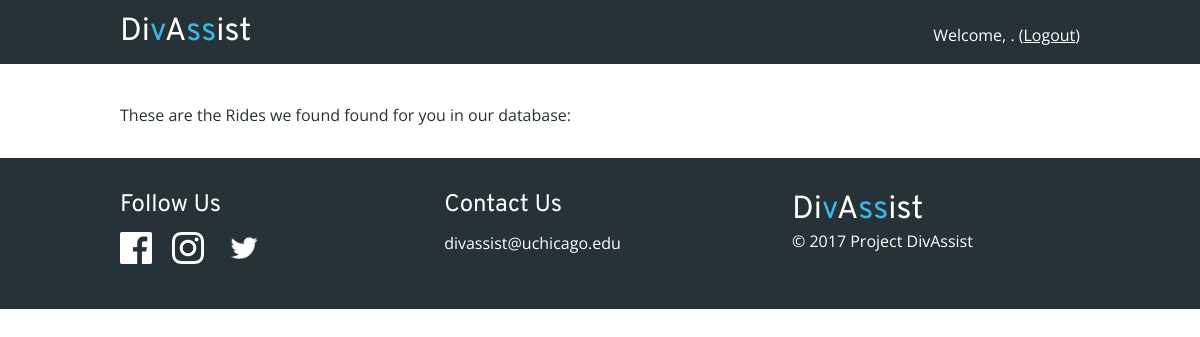
Page /view_rides/ on the earlier database version.
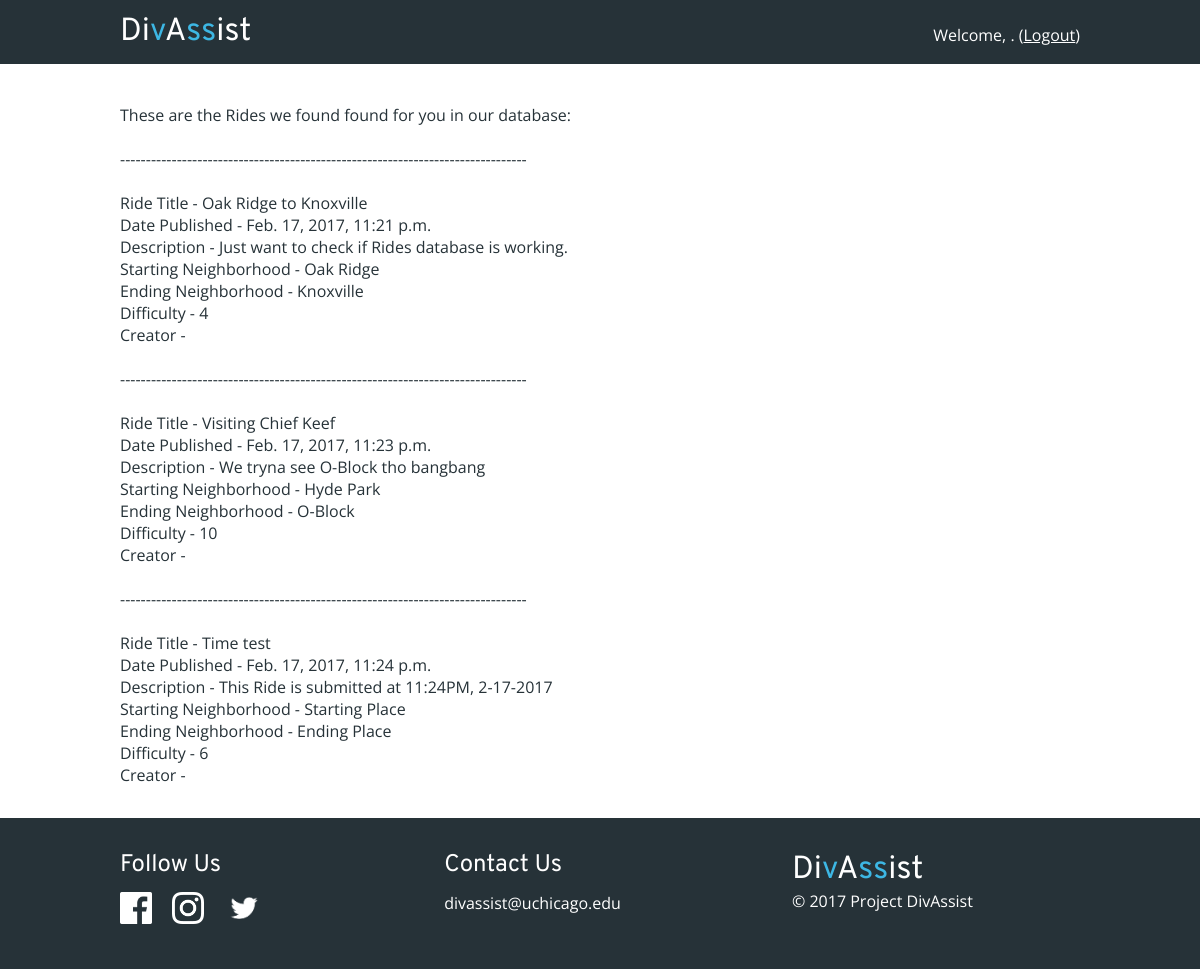
Same page on the later database version.
### divassist_web/models.py (models this page shows, shortened)
class Ride(models.Model):
    title_text = models.CharField(max_length=200)
    pub_date = models.DateTimeField('date published')
    desc_text = models.CharField('description', max_length=2000)
    s_neighborhood = models.CharField('start neighborhood', max_length=200)
    e_neighborhood = models.CharField('end neighborhood', max_length=200)
    difficulty = models.IntegerField()
    owner = models.ForeignKey(UserProfile)

### divassist_web/views.py (the view)
# urls.py: url(r'^view_rides/$', view_all_rides),
def view_all_rides(request):
    return render(request, 'divassist_web/view_ride.html', {
        'user': request.user,
        'rides': Ride.objects.all()
    })

### divassist_web/templates/divassist_web/view_ride.html (shortened to what this page needs)
{% extends "base.html" %}
{% load static %}
{% block extra-css %}
    <link rel="stylesheet" type="text/css" href="{% static 'divassist_web/home.css' %}" />
{% endblock %}
{% block user-specific %}
Welcome, {{ user.username }}. (<a class="link-white" href="/logout/">Logout</a>)
{% endblock %}
{% block content %}
<p>These are the Rides we found found for you in our database:</p>
{% for ride in rides %}
    <br>
    <p>-------------------------------------------------------------------------------</p>
    <br>
    <p>Ride Title - {{ ride.title_text }}</p>
    <p>Date Published - {{ ride.pub_date }}</p>
    <p>Description - {{ ride.desc_text }}</p>
    <p>Starting Neighborhood - {{ ride.s_neighborhood }}</p>
    <p>Ending Neighborhood - {{ ride.e_neighborhood }}</p>
    <p>Difficulty - {{ ride.difficulty }}</p>
    <p>Creator - {{ ride.owner.username }}</p>
{% endfor %}
{% endblock %}

### divassist/templates/base.html (shortened to what this page needs)
{% load static %}
<!DOCTYPE html>
<html lang="en-US">
    <head>
        <link rel="stylesheet" type="text/css" href="{% static 'general.css' %}" />
        {%block extra-css %}{% endblock %}
    </head>
    <body>
        <div id="nav">
            <a href="/"><div class="logo">
                Di<span class="divvy_blue">v</span>A<span class="divvy_blue">ss</span>ist
            </div></a>
            <div id="user-specific-container" class="font-white">
                {% block user-specific %}{% endblock %}
            </div>
        </div>
        <div id="padding-block"></div>
        <div id="main-container">
            {% block content %}{% endblock %}
        </div>
        <div id="footer">
            <div class="footer-sec">
                <div class="title-font-white">Follow Us</div>
                <div id="social-media">
                    <a href="#"><img class="social-media-logo" src="{% static 'img_src/logo_fb.png' %}" alt="Facebook Logo"/></a>
                    <a href="#"><img class="social-media-logo" src="{% static 'img_src/logo_inst.png' %}"  alt="Instagram Logo"/></a>
                    <a href="#"><img class="social-media-logo" src="{% static 'img_src/logo_twit.png' %}"  alt="Twitter Logo"/></a>
                </div>
            </div>
            <div class="footer-sec">
                <div class="title-font-white">Contact Us</div>
                <p>divassist@uchicago.edu</p>
            </div>
            <div class="footer-sec" style="float: right; padding: 0;">
                <div class="logo">
                    Di<span class="divvy_blue">v</span>A<span class="divvy_blue">ss</span>ist
                </div>
                <p>&copy; <span id="cur-year">2017</span> Project DivAssist</p>
            </div>
        </div>
    </body>
</html>

### divassist/static/general.css (style rules this page uses)
body, p, div, img, a, input { margin: 0; padding: 0; font-family: 'Open Sans', sans-serif; color: #263238; }
#footer, nav, body { min-width: 860px; }
#nav { background-color: #263238; width: 80%; padding: .75em 10% .75em 10%; display: block; position: fixed; left: 0; top: 0; z-index: 10; }
.logo { display: inline-block; font-family: 'Overpass', sans-serif; color: #FFFFFF; font-size: 2em; }
#user-specific-container { float: right; display: inline-block; padding-top: 0.75em; }
#user-specific-container > a { color: #FFFFFF; }
.divvy_blue { color: #3DB7E4; }
#padding-block { height: 4.5em; width: 100%; }
#footer { background-color: #263238; width: 80%; padding: 2em 10% 2em 10%; display: block; z-index: 10; clear: both; }
#footer p { color: #FFFFFF; }
.footer-sec { display: inline-block; width: 30%; padding-right: 2em; vertical-align: top; }
#social-media { padding: 0 0 0.5em 0; }
.social-media-logo { height: 2em; margin-right: 1em; }
.title-font-white { font-size: 1.5em; padding-bottom: 0.5em; font-family: 'Overpass', sans-serif; color: #FFFFFF; }
.font-white { color: #FFFFFF; }
#main-container { width: 80%; padding: 2em 10% 2em 10%; }
.link-white:link, .link-white:visited, .link-white:hover, .link-white:active { color: #FFFFFF; }

Differences in the rows shown:
added Ride: title_text "Oak Ridge to Knoxville", pub_date "Feb. 17, 2017, 11:21 p.m.", desc_text "Just want to check if Rides database is working.", s_neighborhood "Oak Ridge", e_neighborhood "Knoxville", difficulty "4"
added Ride: title_text "Visiting Chief Keef", pub_date "Feb. 17, 2017, 11:23 p.m.", desc_text "We tryna see O-Block tho bangbang", s_neighborhood "Hyde Park", e_neighborhood "O-Block", difficulty "10"
added Ride: title_text "Time test", pub_date "Feb. 17, 2017, 11:24 p.m.", desc_text "This Ride is submitted at 11:24PM, 2-17-2017", s_neighborhood "Starting Place", e_neighborhood "Ending Place", difficulty "6"
